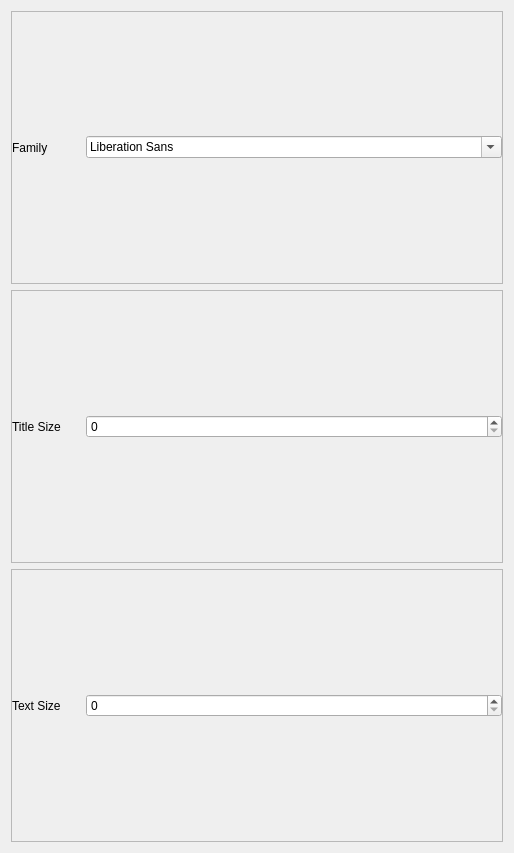
          <widget class="QWidget" name="theming_font">
           <property name="geometry">
            <rect>
             <x>0</x>
             <y>0</y>
             <width>514</width>
             <height>853</height>
            </rect>
           </property>
           <attribute name="label">
            <string>Font</string>
           </attribute>
           <layout class="QVBoxLayout" name="verticalLayout_14">
            <item>
             <widget class="QFrame" name="family_17">
              <property name="maximumSize">
               <size>
                <width>16777215</width>
                <height>16777215</height>
               </size>
              </property>
              <property name="frameShape">
               <enum>QFrame::StyledPanel</enum>
              </property>
              <property name="frameShadow">
               <enum>QFrame::Raised</enum>
              </property>
              <layout class="QHBoxLayout" name="horizontalLayout_73">
               <property name="spacing">
                <number>4</number>
               </property>
               <property name="leftMargin">
                <number>0</number>
               </property>
               <property name="topMargin">
                <number>0</number>
               </property>
               <property name="rightMargin">
                <number>0</number>
               </property>
               <property name="bottomMargin">
                <number>0</number>
               </property>
               <item>
                <widget class="QLabel" name="family_18">
                 <property name="minimumSize">
                  <size>
                   <width>0</width>
                   <height>0</height>
                  </size>
                 </property>
                 <property name="maximumSize">
                  <size>
                   <width>70</width>
                   <height>16777215</height>
                  </size>
                 </property>
                 <property name="text">
                  <string>Family</string>
                 </property>
                </widget>
               </item>
               <item>
                <widget class="QFontComboBox" name="changeSelectedFont"/>
               </item>
              </layout>
             </widget>
            </item>
            <item>
             <widget class="QFrame" name="titlesize_19">
              <property name="maximumSize">
               <size>
                <width>16777215</width>
                <height>16777215</height>
               </size>
              </property>
              <property name="frameShape">
               <enum>QFrame::StyledPanel</enum>
              </property>
              <property name="frameShadow">
               <enum>QFrame::Raised</enum>
              </property>
              <layout class="QHBoxLayout" name="horizontalLayout_75">
               <property name="spacing">
                <number>4</number>
               </property>
               <property name="leftMargin">
                <number>0</number>
               </property>
               <property name="topMargin">
                <number>0</number>
               </property>
               <property name="rightMargin">
                <number>0</number>
               </property>
               <property name="bottomMargin">
                <number>0</number>
               </property>
               <item>
                <widget class="QLabel" name="titlesize_20">
                 <property name="minimumSize">
                  <size>
                   <width>0</width>
                   <height>0</height>
                  </size>
                 </property>
                 <property name="maximumSize">
                  <size>
                   <width>70</width>
                   <height>16777215</height>
                  </size>
                 </property>
                 <property name="styleSheet">
                  <string notr="true">border:none; background: none;</string>
                 </property>
                 <property name="text">
                  <string>Title Size</string>
                 </property>
                </widget>
               </item>
               <item>
                <widget class="QSpinBox" name="selectedTitleSize"/>
               </item>
              </layout>
             </widget>
            </item>
            <item>
             <widget class="QFrame" name="textsize_21">
              <property name="maximumSize">
               <size>
                <width>16777215</width>
                <height>16777215</height>
               </size>
              </property>
              <property name="frameShape">
               <enum>QFrame::StyledPanel</enum>
              </property>
              <property name="frameShadow">
               <enum>QFrame::Raised</enum>
              </property>
              <layout class="QHBoxLayout" name="horizontalLayout_79">
               <property name="spacing">
                <number>4</number>
               </property>
               <property name="leftMargin">
                <number>0</number>
               </property>
               <property name="topMargin">
                <number>0</number>
               </property>
               <property name="rightMargin">
                <number>0</number>
               </property>
               <property name="bottomMargin">
                <number>0</number>
               </property>
               <item>
                <widget class="QLabel" name="textsize_22">
                 <property name="minimumSize">
                  <size>
                   <width>0</width>
                   <height>0</height>
                  </size>
                 </property>
                 <property name="maximumSize">
                  <size>
                   <width>70</width>
                   <height>16777215</height>
                  </size>
                 </property>
                 <property name="text">
                  <string>Text Size</string>
                 </property>
                </widget>
               </item>
               <item>
                <widget class="QSpinBox" name="selectedTextSize"/>
               </item>
              </layout>
             </widget>
            </item>
           </layout>
          </widget>
